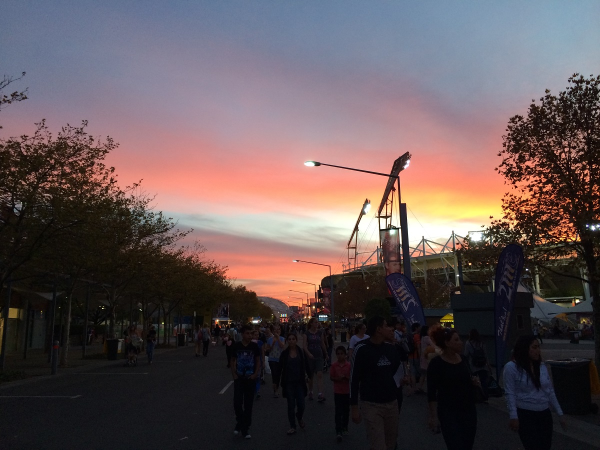
%> input picture 1.JPG, 1200 x 900 px (shown at 1/2 size)
$ octave demo.m   (GNU Octave 9; MATLAB toolbox functions it lacks are replaced by stand-ins)
%> lines starting %> are read from the running program, lines starting %| are printed output that depends on the picture
### improved_mult_fusion.m
function [ g ] = improved_mult_fusion( f,using_pyr,varargin )
%code for paper a fusion-based enhancing method for weakly illuminated
%images
%   f为输入图像
%   using_pyr,为1时采用金字塔方式进行融合，为0时采用矩阵融合方式进行融合
%   window_1为形态学闭运算圆盘大小
%   alpha为计算第二张光照图时需要用到的参数used to preserve the color opponency
%   fai对比度权重截止角（采用弧度制）
%   layer采用金字塔变换时的金字塔层数
%   所有图像经处理后均输出0-1浮点数格式
    if nargin==1
        using_pyr=0;
    end
    [window_1,alpha,fai,layer]=processinputs(varargin{:});
    f=mat2gray(f);
    f_hsv=rgb2hsv(f); %获得原图在HSV域的图像
    %获得光照图
    [I1,I2,I3]=illumination_map_get(f_hsv(:,:,3),window_1);
    reflect=f./I1;
    %计算权重
    [w1_final,w2_final,w3_final]=weight_cal(I1,I2,I3,f_hsv,alpha,fai);
    %进行特征融合
    if using_pyr
        I_final=layer_fusion (w1_final,w2_final,w3_final,I1,I2,I3,layer);
        figure
        I_final=I_final.*1.6;
        I_final=I_final+0.6;
%        imhist(I_final);
        g=reflect.*I_final;
    else
        I_fusion=I1.*w1_final+I2.*w2_final+I3.*w3_final;
%        I_fusion=imadjust(I_fusion,[0,1],[0,1],0.75);
        g=reflect.*I_fusion;
    end

end

%--------------------------------------------------------------------------
%对两个矩阵分别做高斯变换和傅里叶变换，返回两个矩阵的变换结果以及金字塔的下一层
function [F] = layer_fusion (w1,w2,w3,i1,i2,i3,layer)
   %生成高斯滤波器和拉普拉斯滤波器和

   %生成权重图高斯金字塔
    w1n=impyr_gau(w1,layer);
    w2n=impyr_gau(w2,layer);
    w3n=impyr_gau(w3,layer);
    %生成光照图拉普拉斯金字塔
    i1n=impyr_lapcian(i1,layer);
    i2n=impyr_lapcian(i2,layer);
    i3n=impyr_lapcian(i3,layer);
    %将每一层的三张 光照拉普拉斯层和权重高斯层分别相乘得到每一层的融合光照图F
    Fn=cell(layer,1);
    for i=1:layer
        Fn{i}=w1n{i}.*i1n{i}+w2n{i}.*i2n{i}+w3n{i}.*i3n{i};
    end
    %将对应层的融合光照图进行向上运算，得到最终的融合光照图
    for i=layer-1:1
        Fn{i}=impyramid(Fn{i+1},'expand');+Fn{i};
    end
    F=Fn{1};
end

function [g]=impyr_lapcian(f,layer)
    %先生成高斯金字塔，随后由高斯金字塔生成lapcian金字塔
    g=impyr_gau(f,layer);
    for i=layer-1:-1:1
        temp=impyramid(g{i+1},'expand');
        [m,n]=size(temp);
        [m1,n1]=size(g{i});
        if (m1>m)||(n1>n)
            temp=padarray(temp,[m1-m,n1-n],'replicate','post');
        end
        g{i}=g{i}-temp;
    end
end

function [g]=impyr_gau(f,layer)
    g=cell(layer,1);
    g{1}=f;
    for i=2:1:layer
        g{i}=impyramid(g{i-1},'reduce');
    end
end


%--------------------------------------------------------------------------
function [w1_final,w2_final,w3_final]=weight_cal(I1,I2,I3,f_hsv,alpha,fai)
    sigma=0.7;
    w1_b=exp(-(I1-sigma).^2/(2*0.3^2));
    w1_c=I1.*(1+cos(alpha*f_hsv(:,:,1)+fai).*f_hsv(:,:,2));
    w1=w1_b.*w1_c;

    w2_b=exp(-(I2-sigma).^2/(2*0.25^2));
    w2_c=I2.*(1+cos(alpha*f_hsv(:,:,1)+fai).*f_hsv(:,:,2));
    w2=w2_b.*w2_c;

    w3_b=exp(-(I3-sigma).^2/(2*0.25^2));
    w3_c=I3.*(1+cos(alpha*f_hsv(:,:,1)+fai).*f_hsv(:,:,2));
    w3=w3_b.*w3_c;

    w_sum=w1+w2+w3;
    w_sum(w_sum==0)=0.005;%防止出现除零运算
    w1_final=w1./w_sum;
    w2_final=w2./w_sum;
    w3_final=w3./w_sum;
end
%--------------------------------------------------------------------------
function [I1,I2,I3]=illumination_map_get(V,window_1)
    %获取光照图I1
    mode=generate_circle(window_1);
    I=imerode(  imdilate(V,mode)  ,mode);
%    I1=imguidedfilter(I,V);
    I1=guidedfilter(V,I,window_1*2,10.^(-6));
    %获取光照图I2
    I_mean=mean(I(:));
    lamuda=10+(1-I_mean)/I_mean;
    I2=2/pi*(atan(lamuda*I));
    %获取光照图I3
    I3=adapthisteq(I1,'NumTiles',[8,8],'ClipLimit',0.02);%感觉这里局部对比度没有得到充分的增强


end
%--------------------------------------------------------------------------
function [window_1,alpha,fai,layer]=processinputs(varargin)
    %默认参数初始化
    window_1=7;
    alpha=2;
    fai=250/360*2*pi;
    layer=8;
    if nargin>0
        window_1=varargin{1};
    end
    if nargin>1
        alpha=varargin{2};
    end
    if nargin>2
        fai=varargin{3};
    end
    if nargin>3
        layer=varargin{4};
    end
end

### dftuv.m
function [U,V] = dftuv(M,N)
%   用于生成距离计算及其他应用所需的网格数组
%   M,N为网格大小
%   U,V为生成的网格数组
u=single(0:(M-1));
v=single(0:(N-1));

idx=find(u>M/2);
u(idx)=u(idx)-M;

idy=find(v>N/2);
v(idy)=v(idy)-N;

[V,U]=meshgrid(v,u);

end

### generate_circle.m
function [ mode ] = generate_circle( r )
    if r/2==floor(r/2)
        error('r must be even');
    end
    [U,V]=dftuv(r,r);
    mode=ones(r,r);
    DS=U.^2+V.^2;
    DS=fftshift(DS);
    mode(DS>((r-1)/2).^2)=0;
end

### guidedfilter.m
function q = guidedfilter(I, p, r, eps)
%   GUIDEDFILTER   O(1) time implementation of guided filter.
%
%   - guidance image: I (should be a gray-scale/single channel image)
%   - filtering input image: p (should be a gray-scale/single channel image)
%   - local window radius: r
%   - regularization parameter: eps

[hei, wid] = size(I);
N = boxfilter(ones(hei, wid), r); % the size of each local patch; N=(2r+1)^2 except for boundary pixels.

% imwrite(uint8(N), 'N.jpg');
% figure,imshow(N,[]),title('N');


mean_I = boxfilter(I, r) ./ N;
mean_p = boxfilter(p, r) ./ N;
mean_Ip = boxfilter(I.*p, r) ./ N;
cov_Ip = mean_Ip - mean_I .* mean_p; % this is the covariance of (I, p) in each local patch.

mean_II = boxfilter(I.*I, r) ./ N;
var_I = mean_II - mean_I .* mean_I;

a = cov_Ip ./ (var_I + eps); % Eqn. (5) in the paper;
b = mean_p - a .* mean_I; % Eqn. (6) in the paper;

mean_a = boxfilter(a, r) ./ N;
mean_b = boxfilter(b, r) ./ N;

q = mean_a .* I + mean_b; % Eqn. (8) in the paper;
end

### boxfilter.m
function imDst = boxfilter(imSrc, r)

%   BOXFILTER   O(1) time box filtering using cumulative sum
%
%   - Definition imDst(x, y)=sum(sum(imSrc(x-r:x+r,y-r:y+r)));
%   - Running time independent of r;
%   - Equivalent to the function: colfilt(imSrc, [2*r+1, 2*r+1], 'sliding', @sum);
%   - But much faster.

[hei, wid] = size(imSrc);
imDst = zeros(size(imSrc));

%cumulative sum over Y axis
imCum = cumsum(imSrc, 1);
%difference over Y axis
imDst(1:r+1, :) = imCum(1+r:2*r+1, :);
imDst(r+2:hei-r, :) = imCum(2*r+2:hei, :) - imCum(1:hei-2*r-1, :);
imDst(hei-r+1:hei, :) = repmat(imCum(hei, :), [r, 1]) - imCum(hei-2*r:hei-r-1, :);

%cumulative sum over X axis
imCum = cumsum(imDst, 2);
%difference over Y axis
imDst(:, 1:r+1) = imCum(:, 1+r:2*r+1);
imDst(:, r+2:wid-r) = imCum(:, 2*r+2:wid) - imCum(:, 1:wid-2*r-1);
imDst(:, wid-r+1:wid) = repmat(imCum(:, wid), [1, r]) - imCum(:, wid-2*r:wid-r-1);
end

### demo.m
f=imread('1.jpg');
%> f is the input picture: size 900x1200x3 uint8; mean R, G, B 95.8, 81.9, 84

%采用矩阵融合方法
g=improved_mult_fusion(f);
%> in improved_mult_fusion, `[window_1,alpha,fai,layer]=processinputs(varargin{:});`: window_1 = 7; alpha = 2; fai = 4.36; layer = 8
%> in dftuv, `u=single(0:(M-1));`: u = [0 1 2 3 4 5 6]
%> in dftuv, `idx=find(u>M/2);`: idx = [5 6 7]
%> in generate_circle, `[U,V]=dftuv(r,r);`: U = [0 0 0 0 0 0 0; 1 1 1 1 1 1 1; 2 2 2 2 2 2 2; 3 3 3 3 3 3 3; -3 -3 -3 -3 -3 -3 -3; -2 -2 -2 -2 -2 -2 -2; -1 -1 -1 -1 -1 -1 -1]; V = [0 1 2 3 -3 -2 -1; 0 1 2 3 -3 -2 -1; 0 1 2 3 -3 -2 -1; 0 1 2 3 -3 -2 -1; 0 1 2 3 -3 -2 -1; 0 1 2 3 -3 -2 -1; 0 1 2 3 -3 -2 -1]
%> in generate_circle, `DS=U.^2+V.^2;`: DS = [0 1 4 9 9 4 1; 1 2 5 10 10 5 2; 4 5 8 13 13 8 5; 9 10 13 18 18 13 10; 9 10 13 18 18 13 10; 4 5 8 13 13 8 5; 1 2 5 10 10 5 2]
%> in generate_circle, `DS=fftshift(DS);`: DS = [18 13 10 9 10 13 18; 13 8 5 4 5 8 13; 10 5 2 1 2 5 10; 9 4 1 0 1 4 9; 10 5 2 1 2 5 10; 13 8 5 4 5 8 13; 18 13 10 9 10 13 18]
%> in illumination_map_get, `mode=generate_circle(window_1);`: mode = [0 0 0 1 0 0 0; 0 1 1 1 1 1 0; 0 1 1 1 1 1 0; 1 1 1 1 1 1 1; 0 1 1 1 1 1 0; 0 1 1 1 1 1 0; 0 0 0 1 0 0 0]
%> in illumination_map_get, `I=imerode(  imdilate(V,mode)  ,mode);`:
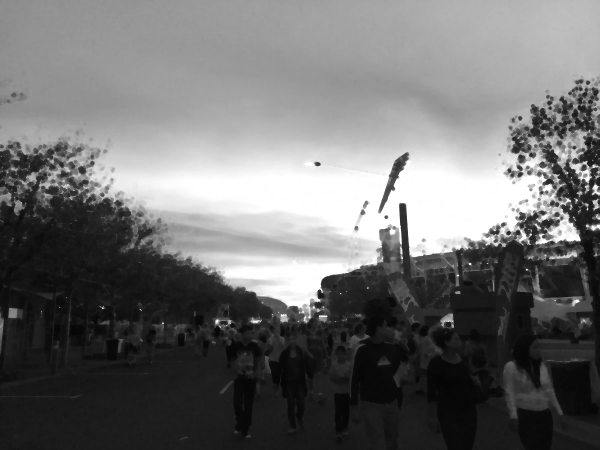
%> I: size 900x1200 double (shown at 1/2 size); min 0.0196, max 1, mean 0.436
%> in boxfilter, `imDst(:, wid-r+1:wid) = repmat(imCum(:, wid), [1, r]) - imCum(:, wid-2..`:
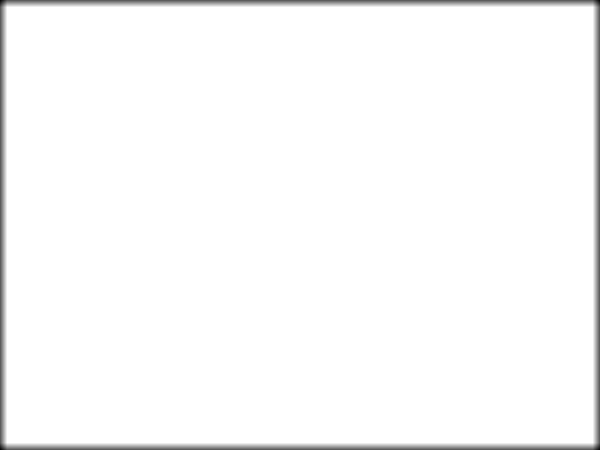
%> imDst: size 900x1200 double (shown at 1/2 size); min 225, max 841, mean 829.2; drawn with min black and max white
%> call 4 of boxfilter, with r = 14
%> in boxfilter (call 4), `imCum = cumsum(imSrc, 1);`:
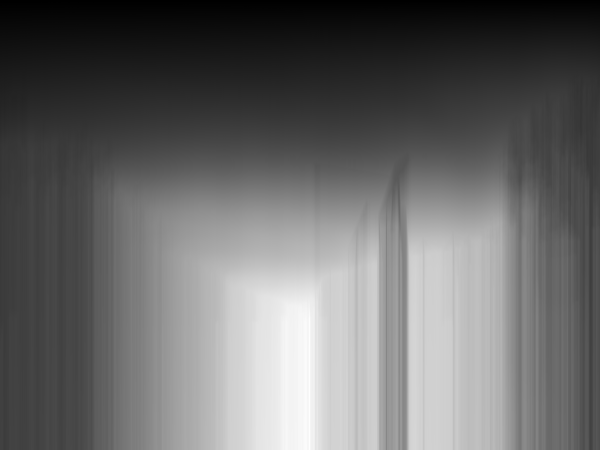
%> imCum: size 900x1200 double (shown at 1/2 size); min 0.274, max 412.1, mean 169.8; drawn with min black and max white
%> in boxfilter (call 4), `imCum = cumsum(imDst, 2);`:
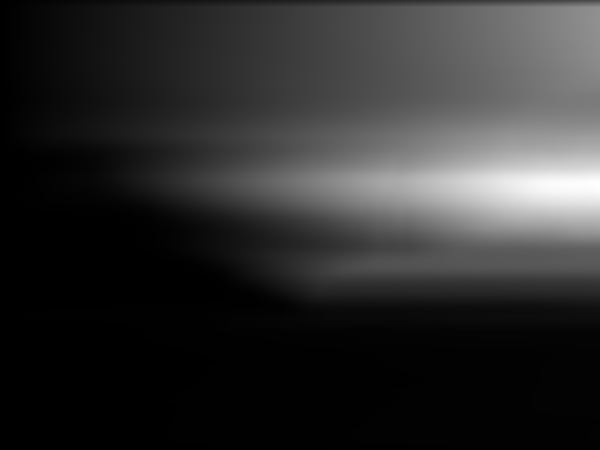
%> imCum: size 900x1200 double (shown at 1/2 size); min 0.0506, max 24933.7, mean 4545.8; drawn with min black and max white
%> in boxfilter (call 4), `imDst(:, 1:r+1) = imCum(:, 1+r:2*r+1);`:
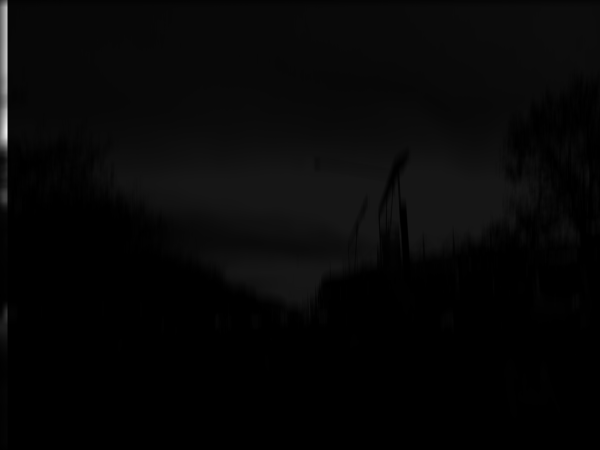
%> imDst: size 900x1200 double (shown at 1/2 size); min 0.0112, max 322.3, mean 9; drawn with min black and max white
%> in boxfilter (call 4), `imDst(:, wid-r+1:wid) = repmat(imCum(:, wid), [1, r]) - imCum(:, wid-2..`:
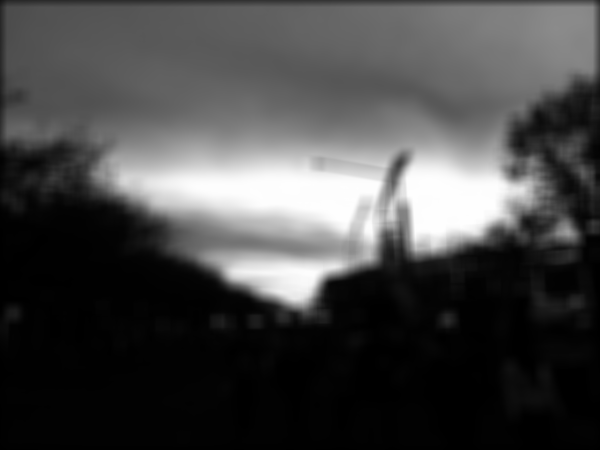
%> imDst: size 900x1200 double (shown at 1/2 size); min 0.401, max 840.4, mean 234.1; drawn with min black and max white
%> call 5 of boxfilter, with r = 14
%> in boxfilter (call 5), `imDst(:, wid-r+1:wid) = repmat(imCum(:, wid), [1, r]) - imCum(:, wid-2..`:
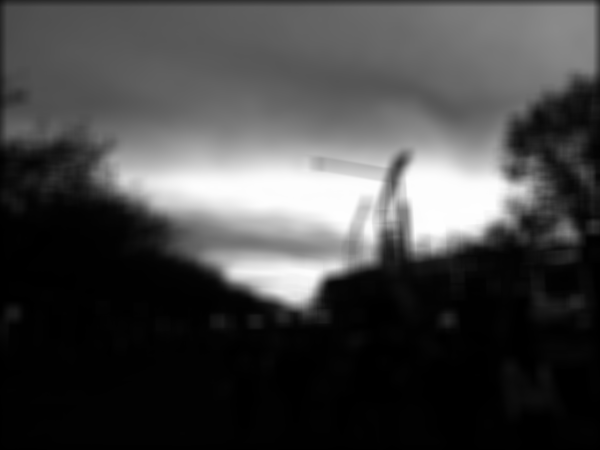
%> imDst: size 900x1200 double (shown at 1/2 size); min 0.36, max 839.9, mean 227.8; drawn with min black and max white
%> in illumination_map_get, `I_mean=mean(I(:));`: I_mean = 0.436
%> in illumination_map_get, `lamuda=10+(1-I_mean)/I_mean;`: lamuda = 11.3

%采用图像金字塔方法
g1=improved_mult_fusion(f,1);
%> in impyr_gau, `g=cell(layer,1);`: g = {[], [], [], [], [], [], [], []}
%> the loop in impyr_gau, `for i=2:1:layer` made 7 passes
%> after the loop in impyr_gau, `for i=2:1:layer`: g = 8 items
%> the loop in impyr_gau (call 2), `for i=2:1:layer` made 7 passes
%> the loop in impyr_lapcian, `for i=layer-1:-1:1` made 7 passes
%> (i, m, n, m1, n1) on passes 1, 2, 3, 5, 6, 7: (7, 15, 19, 15, 19), (6, 29, 37, 29, 38), (5, 57, 75, 57, 75), (3, 225, 299, 225, 300), (2, 449, 599, 450, 600), (1, 899, 1199, 900, 1200)
%> the loop in impyr_lapcian (call 2), `for i=layer-1:-1:1` made 7 passes
%> in layer_fusion, `Fn=cell(layer,1);`: Fn = {[], [], [], [], [], [], [], []}
%> the loop in layer_fusion, `for i=1:layer` made 8 passes
%> after the loop in layer_fusion, `for i=1:layer`: Fn = 8 items

figure

imshow(f);

figure

imshow([g,g1]);

$ run again, with 10.jpg copied over 1.JPG
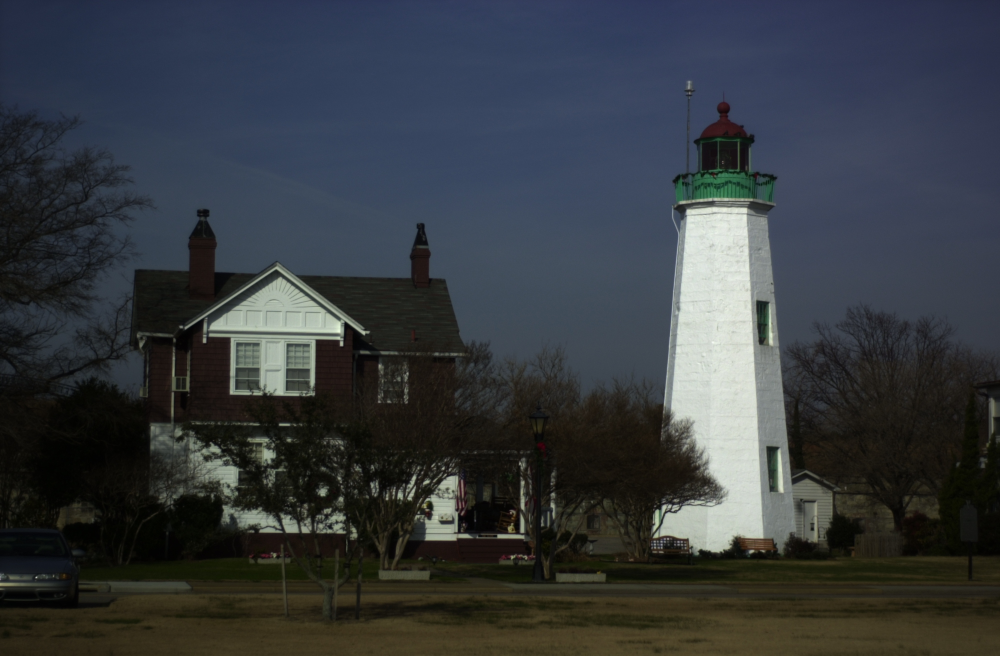
%> input picture 10.jpg, 2000 x 1312 px (shown at 1/2 size)
%> f is the input picture: size 1312x2000x3 uint8; mean R, G, B 53.6, 58.1, 62.6
%> window_1 = 7; alpha = 2; fai = 4.36; layer = 8
%> f: size 1312x2000x3 double
%> f_hsv: size 1312x2000x3 double; mean H, S, V 0.395, 0.344, 0.271
%> u = [0 1 2 3 4 5 6]
%> idx = [5 6 7]
%> U = [0 0 0 0 0 0 0; 1 1 1 1 1 1 1; 2 2 2 2 2 2 2; 3 3 3 3 3 3 3; -3 -3 -3 -3 -3 -3 -3; -2 -2 -2 -2 -2 -2 -2; -1 -1 -1 -1 -1 -1 -1]; V = [0 1 2 3 -3 -2 -1; 0 1 2 3 -3 -2 -1; 0 1 2 3 -3 -2 -1; 0 1 2 3 -3 -2 -1; 0 1 2 3 -3 -2 -1; 0 1 2 3 -3 -2 -1; 0 1 2 3 -3 -2 -1]
%> in generate_circle, `DS=U.^2+V.^2;`: DS = [0 1 4 9 9 4 1; 1 2 5 10 10 5 2; 4 5 8 13 13 8 5; 9 10 13 18 18 13 10; 9 10 13 18 18 13 10; 4 5 8 13 13 8 5; 1 2 5 10 10 5 2]
%> in generate_circle, `DS=fftshift(DS);`: DS = [18 13 10 9 10 13 18; 13 8 5 4 5 8 13; 10 5 2 1 2 5 10; 9 4 1 0 1 4 9; 10 5 2 1 2 5 10; 13 8 5 4 5 8 13; 18 13 10 9 10 13 18]
%> mode = [0 0 0 1 0 0 0; 0 1 1 1 1 1 0; 0 1 1 1 1 1 0; 1 1 1 1 1 1 1; 0 1 1 1 1 1 0; 0 1 1 1 1 1 0; 0 0 0 1 0 0 0]
%> in boxfilter (call 5), `imDst(:, 1:r+1) = imCum(:, 1+r:2*r+1);`:
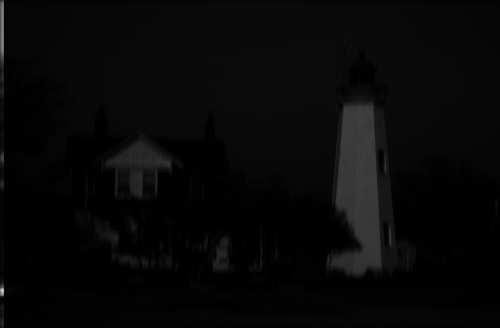
%> imDst: size 1312x2000 double (shown at 1/4 size); min 0.00198, max 96.84, mean 3.1; drawn with min black and max white
%> I_mean = 0.279
%> lamuda = 12.58
%> in impyr_gau, `g=cell(layer,1);`: g = {[], [], [], [], [], [], [], []}
%> the loop in impyr_gau, `for i=2:1:layer` made 7 passes
%> after the loop in impyr_gau, `for i=2:1:layer`: g = 8 items
%> the loop in impyr_gau (call 2), `for i=2:1:layer` made 7 passes
%> the loop in impyr_lapcian, `for i=layer-1:-1:1` made 7 passes
%> (i, m, n, m1, n1) on passes 1, 2, 3, 5, 6, 7: (7, 21, 31, 21, 32), (6, 41, 63, 41, 63), (5, 81, 125, 82, 125), (3, 327, 499, 328, 500), (2, 655, 999, 656, 1000), (1, 1311, 1999, 1312, 2000)
%> pass 2, in impyr_lapcian, `temp=impyramid(g{i+1},'expand');`:
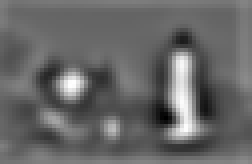
%> temp: size 41x63 double (shown 4 times larger); min -0.149, max 0.227, mean 0.00361; drawn with min black and max white
%> the loop in impyr_lapcian (call 2), `for i=layer-1:-1:1` made 7 passes
%> in layer_fusion, `Fn=cell(layer,1);`: Fn = {[], [], [], [], [], [], [], []}
%> the loop in layer_fusion, `for i=1:layer` made 8 passes
%> after the loop in layer_fusion, `for i=1:layer`: Fn = 8 items

$ run again, with 2.jpg copied over 1.JPG
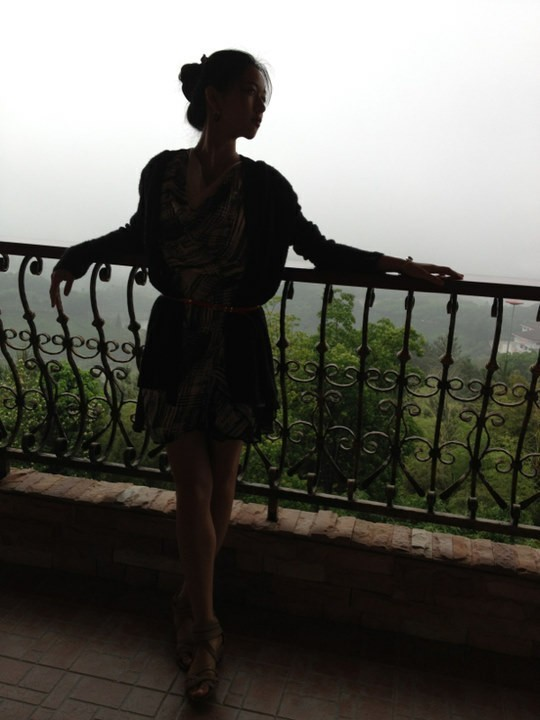
%> input picture 2.jpg, 540 x 720 px
%> f is the input picture: size 720x540x3 uint8; mean R, G, B 97.8, 96.4, 90.4
%> window_1 = 7; alpha = 2; fai = 4.36; layer = 8
%> f: size 720x540x3 double
%> f_hsv: size 720x540x3 double; mean H, S, V 0.125, 0.255, 0.388
%> u = [0 1 2 3 4 5 6]
%> idx = [5 6 7]
%> U = [0 0 0 0 0 0 0; 1 1 1 1 1 1 1; 2 2 2 2 2 2 2; 3 3 3 3 3 3 3; -3 -3 -3 -3 -3 -3 -3; -2 -2 -2 -2 -2 -2 -2; -1 -1 -1 -1 -1 -1 -1]; V = [0 1 2 3 -3 -2 -1; 0 1 2 3 -3 -2 -1; 0 1 2 3 -3 -2 -1; 0 1 2 3 -3 -2 -1; 0 1 2 3 -3 -2 -1; 0 1 2 3 -3 -2 -1; 0 1 2 3 -3 -2 -1]
%> in generate_circle, `DS=U.^2+V.^2;`: DS = [0 1 4 9 9 4 1; 1 2 5 10 10 5 2; 4 5 8 13 13 8 5; 9 10 13 18 18 13 10; 9 10 13 18 18 13 10; 4 5 8 13 13 8 5; 1 2 5 10 10 5 2]
%> in generate_circle, `DS=fftshift(DS);`: DS = [18 13 10 9 10 13 18; 13 8 5 4 5 8 13; 10 5 2 1 2 5 10; 9 4 1 0 1 4 9; 10 5 2 1 2 5 10; 13 8 5 4 5 8 13; 18 13 10 9 10 13 18]
%> mode = [0 0 0 1 0 0 0; 0 1 1 1 1 1 0; 0 1 1 1 1 1 0; 1 1 1 1 1 1 1; 0 1 1 1 1 1 0; 0 1 1 1 1 1 0; 0 0 0 1 0 0 0]
%> in boxfilter (call 4), `imDst(:, 1:r+1) = imCum(:, 1+r:2*r+1);`:
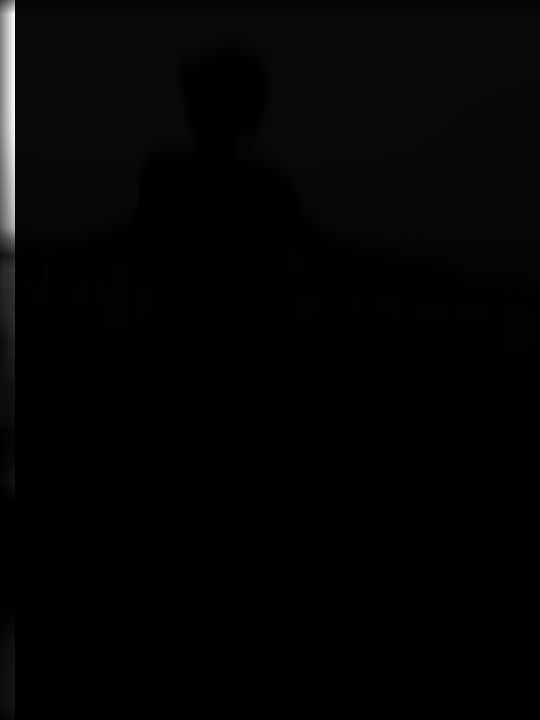
%> imDst: size 720x540 double; min 0.0137, max 841, mean 14.5; drawn with min black and max white
%> in boxfilter (call 5), `imDst(:, wid-r+1:wid) = repmat(imCum(:, wid), [1, r]) - imCum(:, wid-2..`:
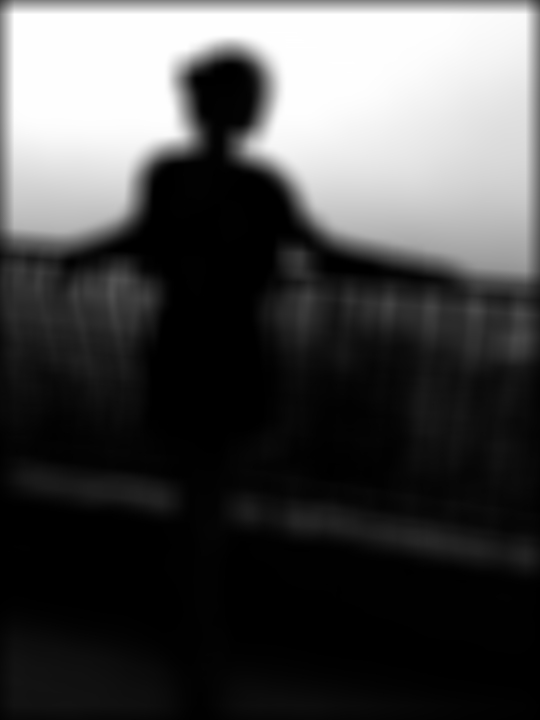
%> imDst: size 720x540 double; min 0.456, max 841, mean 243.2; drawn with min black and max white
%> I_mean = 0.401
%> lamuda = 11.49
%> in impyr_gau, `g=cell(layer,1);`: g = {[], [], [], [], [], [], [], []}
%> the loop in impyr_gau, `for i=2:1:layer` made 7 passes
%> after the loop in impyr_gau, `for i=2:1:layer`: g = 8 items
%> the loop in impyr_gau (call 2), `for i=2:1:layer` made 7 passes
%> the loop in impyr_lapcian, `for i=layer-1:-1:1` made 7 passes
%> (i, m, n, m1, n1) on passes 1, 2, 3, 5, 6, 7: (7, 11, 9, 12, 9), (6, 23, 17, 23, 17), (5, 45, 33, 45, 34), (3, 179, 135, 180, 135), (2, 359, 269, 360, 270), (1, 719, 539, 720, 540)
%> the loop in impyr_lapcian (call 2), `for i=layer-1:-1:1` made 7 passes
%> in layer_fusion, `Fn=cell(layer,1);`: Fn = {[], [], [], [], [], [], [], []}
%> the loop in layer_fusion, `for i=1:layer` made 8 passes
%> after the loop in layer_fusion, `for i=1:layer`: Fn = 8 items
